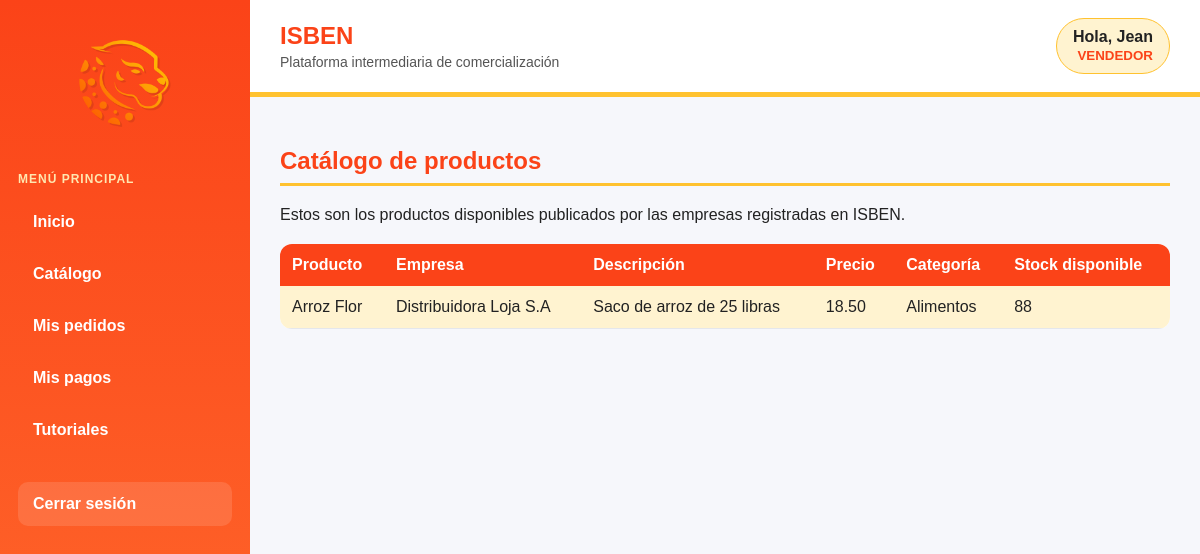
The page /vendedor/catalogo/ (signed in) on the database its author committed.
### comercial/models.py (models this page shows, shortened)
class Producto(models.Model):
    empresa = models.ForeignKey(
        Empresa,
        on_delete=models.CASCADE,
        related_name="productos"
    )
    nombre = models.CharField(max_length=100)
    descripcion = models.TextField()
    precio = models.DecimalField(max_digits=10, decimal_places=2)
    categoria = models.CharField(max_length=100)
    disponible = models.BooleanField(default=True)
    def obtener_stock_disponible(self):
        if hasattr(self, "inventario"):
            return self.inventario.stock_actual - self.inventario.stock_reservado
        else:
            return 0

class Empresa(models.Model):
    ESTADO_VALIDACION = (
        ("PENDIENTE", "Pendiente"),
        ("APROBADA", "Aprobada"),
        ("RECHAZADA", "Rechazada"),
    )
    usuario = models.OneToOneField(
        Usuario,
        on_delete=models.CASCADE,
        related_name="empresa"
    )
    razon_social = models.CharField(max_length=150)
    ruc = models.CharField(max_length=13, unique=True)
    direccion = models.CharField(max_length=200)
    sector = models.CharField(max_length=100)
    limite_compra = models.DecimalField(max_digits=10, decimal_places=2, default=0)
    valor_base_sector = models.DecimalField(max_digits=10, decimal_places=2, default=0)
    estado_validacion = models.CharField(
        max_length=30,
        choices=ESTADO_VALIDACION,
        default="PENDIENTE"
    )

class Inventario(models.Model):
    producto = models.OneToOneField(
        Producto,
        on_delete=models.CASCADE,
        related_name="inventario"
    )
    stock_actual = models.IntegerField(default=0)
    stock_reservado = models.IntegerField(default=0)
    fecha_actualizacion = models.DateTimeField(auto_now=True)

### comercial/views.py (the view)
# urls.py: path('vendedor/catalogo/', views.catalogo_vendedor, name='catalogo_vendedor'),
def catalogo_vendedor(request):
    if not request.session.get("usuario_id"):
        return redirect("login")
    if request.session.get("tipo_usuario") != "VENDEDOR":
        return redirect("inicio")
    productos = Producto.objects.filter(disponible=True)
    informacion_template = {
        "productos": productos
    }
    return render(request, "comercial/catalogo_vendedor.html", informacion_template)

### comercial/templates/comercial/catalogo_vendedor.html (shortened to what this page needs)
{% extends 'comercial/base.html' %}
{% block contenido %}
<h2>Catálogo de productos</h2>
<p>
    Estos son los productos disponibles publicados por las empresas registradas en ISBEN.
</p>
<table>
    <tr>
        <th>Producto</th>
        <th>Empresa</th>
        <th>Descripción</th>
        <th>Precio</th>
        <th>Categoría</th>
        <th>Stock disponible</th>
    </tr>
    {% for producto in productos %}
    <tr>
        <td>{{ producto.nombre }}</td>
        <td>{{ producto.empresa.razon_social }}</td>
        <td>{{ producto.descripcion }}</td>
        <td>{{ producto.precio }}</td>
        <td>{{ producto.categoria }}</td>
        <td>{{ producto.obtener_stock_disponible }}</td>
    </tr>
    {% endfor %}
</table>
{% endblock %}

### comercial/static/css/styles.css (style rules this page uses)
:root { --naranja: #FB4318; --amarillo: #FFC22F; --amarillo-suave: #FFF3D0; --naranja-suave: #FFF0EB; --fondo: #F6F7FB; --blanco: #FFFFFF; --texto: #222222; --gris: #E5E7EB; --gris-oscuro: #555555; }
* { box-sizing: border-box; }
body { margin: 0; font-family: Verdana, Arial, sans-serif; background-color: var(--fondo); color: var(--texto); }
h2 { color: var(--naranja); border-bottom: 3px solid var(--amarillo); padding-bottom: 8px; }
table { width: 100%; border-collapse: collapse; background-color: var(--blanco); margin-top: 20px; border-radius: 12px; overflow: hidden; }
th { background-color: var(--naranja); color: var(--blanco); padding: 12px; text-align: left; }
td { padding: 12px; border-bottom: 1px solid var(--gris); }
tr:nth-child(even) { background-color: var(--amarillo-suave); }

### rows shown on the page
Producto: nombre "Arroz Flor", empresa.razon_social "Distribuidora Loja S.A", descripcion "Saco de arroz de 25 libras", precio "18.50", categoria "Alimentos", obtener_stock_disponible "88"

### other values the page prints
{{ request.session.usuario_nombre }} "Jean"
{{ request.session.tipo_usuario }} "VENDEDOR"
